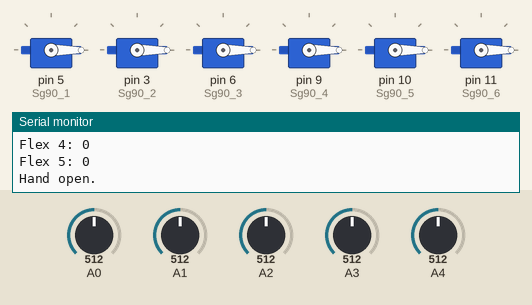
The sketch below on a simulated Arduino Uno, built with avr-gcc and run on an emulated ATmega328P. On the bench: 6 × servo, the last lines printed to the serial monitor. The test bench sets the inputs (shaded band); at power-on: A0 = 512, A1 = 512, A2 = 512, A3 = 512, A4 = 512.

Above: at 1.2 s.
1.3 s: A0 set to 306
At 2.6 s:
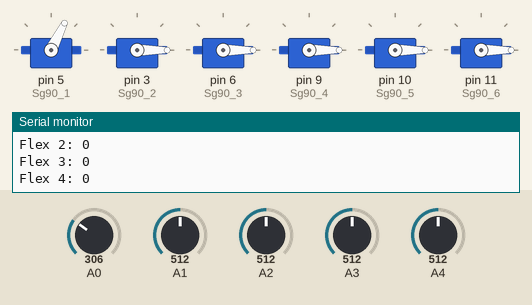
3.0 s: A1 set to 160
At 3.6 s:
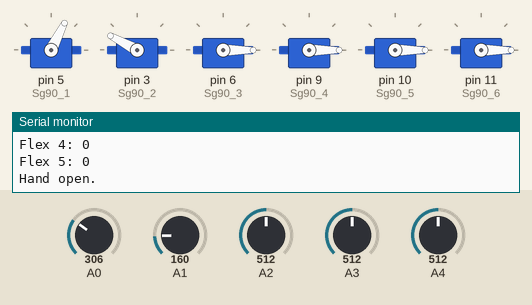
4.5 s: A2 set to 306
At 5.8 s:
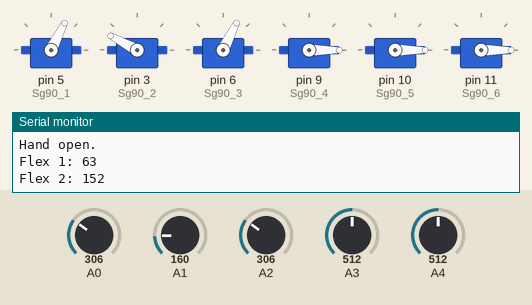
6.1 s: A3 set to 306
At 6.8 s:
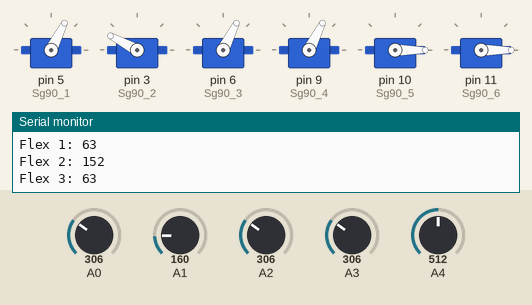
7.6 s: A4 set to 306
At 8.9 s:
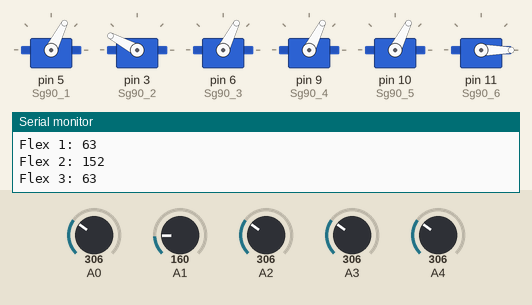
9.2 s: A0 set to 160
At 10.7 s:
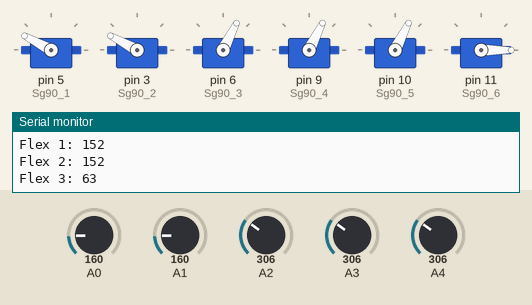
Timing chart, 0 to 11.8 s (numbered marks = the images above; inputs shaded):
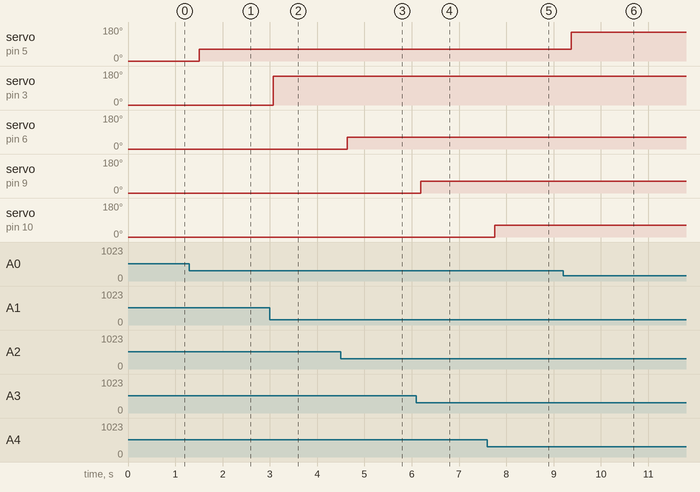

The sketch:

Flex_Sensor.ino
```cpp
/* BY FRIH AMIRA */

#include <Servo.h>

Servo Sg90_1, Sg90_2, Sg90_3, Sg90_4, Sg90_5, Sg90_6;
int ValFlex1, ValFlex2, ValFlex3, ValFlex4, ValFlex5;

void setup() {
  Sg90_1.attach(5);
  Sg90_2.attach(3);
  Sg90_3.attach(6);
  Sg90_4.attach(9);
  Sg90_5.attach(10);
  Sg90_6.attach(11);

  Serial.begin(9600);
   Sg90_1.write(0);
   Sg90_2.write(0);
   Sg90_3.write(0);
   Sg90_4.write(0);
   Sg90_5.write(0);
   Sg90_6.write(0);


}

void loop() {

  // Flex 1
  ValFlex1 = analogRead(A0);
   int Pwm5Sp90 = map(ValFlex1, 113, 409, 180, 0);
  Pwm5Sp90 = constrain(Pwm5Sp90, 0, 180);
  Sg90_1.write(Pwm5Sp90);
  Serial.print("Flex 1: ");
  Serial.println(Pwm5Sp90);
  delay(50);

  // Flex 2
  ValFlex2 = analogRead(A1);
  int Pwm3Sp90 = map(ValFlex2, 113, 409, 180, 0);
  Pwm3Sp90 = constrain(Pwm3Sp90, 0, 180);
  Sg90_2.write(Pwm3Sp90);
  Serial.print("Flex 2: ");
  Serial.println(Pwm3Sp90);
  delay(50);

  // Flex 3
  ValFlex3 = analogRead(A2);
   int Pwm9Sp90 = map(ValFlex3, 113, 409, 180, 0);
  Pwm9Sp90 = constrain(Pwm9Sp90, 0, 180);
  Sg90_3.write(Pwm9Sp90);
  Serial.print("Flex 3: ");
  Serial.println(Pwm9Sp90);
  delay(50);

  // Flex 4
  ValFlex4 = analogRead(A3);
 int Pwm10Sp90 = map(ValFlex4, 113, 409, 180, 0);
  Pwm10Sp90 = constrain(Pwm10Sp90, 0, 180);
  Sg90_4.write(Pwm10Sp90);
  Serial.print("Flex 4: ");
  Serial.println(Pwm10Sp90);
  delay(50);

  // Flex 5
  ValFlex5 = analogRead(A4);
  int Pwm11Sp90 = map(ValFlex5, 113, 409, 180,0);
  Pwm11Sp90 = constrain(Pwm11Sp90, 0, 180);
  Sg90_5.write(Pwm11Sp90);
  Serial.print("Flex 5: ");
  Serial.println(Pwm11Sp90);
  delay(50);


  // Hand closure condition
  if (Pwm5Sp90 >= 170 && Pwm3Sp90 >= 170 && Pwm9Sp90 >= 170 && Pwm10Sp90 >= 170 && Pwm11Sp90 >= 170) {
    Sg90_6.write(180); // Close hand
    Serial.println("Hand closed.");
  } else {
    Sg90_6.write(0); // Open hand
    Serial.println("Hand open.");
  }
  delay(50);
}
```

Measured:
- after the input at 1.3 s, servo on pin 5 (Sg90_1): 0° → 63° after 0.21 s
- after the input at 3.0 s, servo on pin 3 (Sg90_2): 0° → 152° after 0.07 s
- after the input at 4.5 s, servo on pin 6 (Sg90_3): 0° → 63° after 0.13 s
- after the input at 6.1 s, servo on pin 9 (Sg90_4): 0° → 63° after 0.10 s
- after the input at 7.6 s, servo on pin 10 (Sg90_5): 0° → 63° after 0.16 s
- after the input at 9.2 s, servo on pin 5 (Sg90_1): 63° → 152° after 0.17 s
